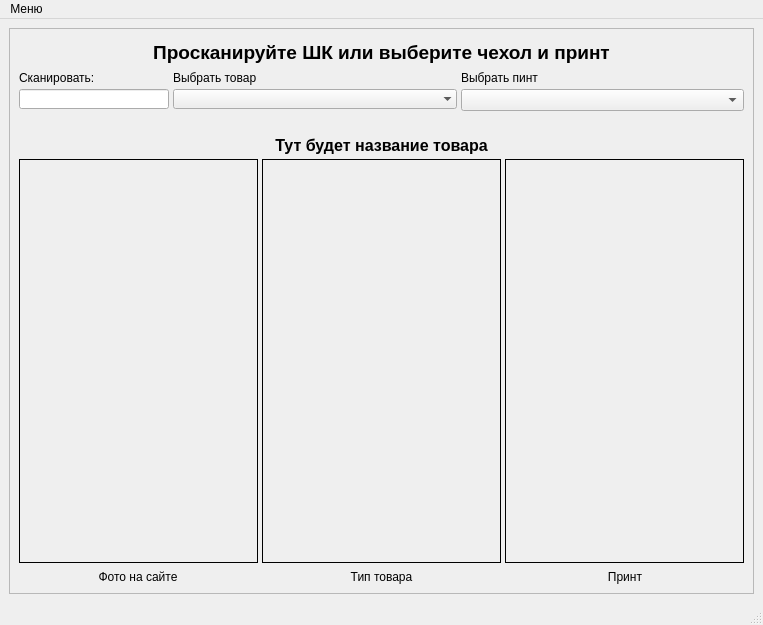
<?xml version="1.0" encoding="UTF-8"?>
<ui version="4.0">
 <class>MainWindowShowStuff</class>
 <widget class="QMainWindow" name="MainWindowShowStuff">
  <property name="geometry">
   <rect>
    <x>0</x>
    <y>0</y>
    <width>763</width>
    <height>625</height>
   </rect>
  </property>
  <property name="minimumSize">
   <size>
    <width>700</width>
    <height>450</height>
   </size>
  </property>
  <property name="windowTitle">
   <string>Просмотр товаров</string>
  </property>
  <widget class="QWidget" name="centralwidget">
   <property name="sizePolicy">
    <sizepolicy hsizetype="Preferred" vsizetype="Preferred">
     <horstretch>0</horstretch>
     <verstretch>0</verstretch>
    </sizepolicy>
   </property>
   <property name="minimumSize">
    <size>
     <width>0</width>
     <height>0</height>
    </size>
   </property>
   <property name="styleSheet">
    <string notr="true"/>
   </property>
   <layout class="QGridLayout" name="gridLayout">
    <property name="sizeConstraint">
     <enum>QLayout::SetMinimumSize</enum>
    </property>
    <property name="leftMargin">
     <number>9</number>
    </property>
    <item row="0" column="0" rowspan="2">
     <widget class="QFrame" name="frameMain">
      <property name="frameShape">
       <enum>QFrame::StyledPanel</enum>
      </property>
      <property name="frameShadow">
       <enum>QFrame::Raised</enum>
      </property>
      <layout class="QGridLayout" name="gridLayout_2">
       <item row="0" column="0">
        <layout class="QVBoxLayout" name="verticalLayout">
         <property name="spacing">
          <number>4</number>
         </property>
         <property name="sizeConstraint">
          <enum>QLayout::SetFixedSize</enum>
         </property>
         <property name="leftMargin">
          <number>0</number>
         </property>
         <property name="topMargin">
          <number>0</number>
         </property>
         <property name="rightMargin">
          <number>0</number>
         </property>
         <item>
          <widget class="QLabel" name="labelTitle">
           <property name="maximumSize">
            <size>
             <width>16777215</width>
             <height>28</height>
            </size>
           </property>
           <property name="font">
            <font>
             <pointsize>14</pointsize>
             <bold>true</bold>
            </font>
           </property>
           <property name="frameShape">
            <enum>QFrame::NoFrame</enum>
           </property>
           <property name="text">
            <string>Просканируйте ШК или выберите чехол и принт</string>
           </property>
           <property name="alignment">
            <set>Qt::AlignCenter</set>
           </property>
          </widget>
         </item>
         <item>
          <layout class="QHBoxLayout" name="horizontalLayout">
           <property name="sizeConstraint">
            <enum>QLayout::SetFixedSize</enum>
           </property>
           <item>
            <layout class="QVBoxLayout" name="verticalLayout_5">
             <property name="sizeConstraint">
              <enum>QLayout::SetFixedSize</enum>
             </property>
             <item>
              <widget class="QLabel" name="labelScan">
               <property name="sizePolicy">
                <sizepolicy hsizetype="Fixed" vsizetype="Fixed">
                 <horstretch>0</horstretch>
                 <verstretch>0</verstretch>
                </sizepolicy>
               </property>
               <property name="minimumSize">
                <size>
                 <width>0</width>
                 <height>15</height>
                </size>
               </property>
               <property name="maximumSize">
                <size>
                 <width>80</width>
                 <height>15</height>
                </size>
               </property>
               <property name="font">
                <font/>
               </property>
               <property name="text">
                <string>Сканировать:</string>
               </property>
              </widget>
             </item>
             <item>
              <widget class="QLineEdit" name="lineEditScan">
               <property name="sizePolicy">
                <sizepolicy hsizetype="Fixed" vsizetype="Fixed">
                 <horstretch>0</horstretch>
                 <verstretch>0</verstretch>
                </sizepolicy>
               </property>
               <property name="minimumSize">
                <size>
                 <width>150</width>
                 <height>20</height>
                </size>
               </property>
               <property name="maximumSize">
                <size>
                 <width>150</width>
                 <height>20</height>
                </size>
               </property>
               <property name="layoutDirection">
                <enum>Qt::LeftToRight</enum>
               </property>
               <property name="frame">
                <bool>true</bool>
               </property>
               <property name="alignment">
                <set>Qt::AlignLeading|Qt::AlignLeft|Qt::AlignVCenter</set>
               </property>
              </widget>
             </item>
            </layout>
           </item>
           <item>
            <layout class="QVBoxLayout" name="verticalLayout_6">
             <property name="sizeConstraint">
              <enum>QLayout::SetFixedSize</enum>
             </property>
             <property name="leftMargin">
              <number>0</number>
             </property>
             <property name="topMargin">
              <number>0</number>
             </property>
             <item>
              <widget class="QLabel" name="labelChooseStuff">
               <property name="maximumSize">
                <size>
                 <width>16777215</width>
                 <height>15</height>
                </size>
               </property>
               <property name="font">
                <font/>
               </property>
               <property name="text">
                <string>Выбрать товар</string>
               </property>
              </widget>
             </item>
             <item>
              <widget class="QComboBox" name="comboBoxChooseStuff">
               <property name="frame">
                <bool>false</bool>
               </property>
              </widget>
             </item>
            </layout>
           </item>
           <item>
            <layout class="QVBoxLayout" name="verticalLayout_7">
             <property name="sizeConstraint">
              <enum>QLayout::SetFixedSize</enum>
             </property>
             <item>
              <widget class="QLabel" name="labelChoosePrint">
               <property name="maximumSize">
                <size>
                 <width>16777215</width>
                 <height>15</height>
                </size>
               </property>
               <property name="font">
                <font/>
               </property>
               <property name="text">
                <string>Выбрать пинт</string>
               </property>
              </widget>
             </item>
             <item>
              <widget class="QComboBox" name="comboBoxShoosePrint"/>
             </item>
            </layout>
           </item>
          </layout>
         </item>
         <item>
          <spacer name="verticalSpacer">
           <property name="orientation">
            <enum>Qt::Vertical</enum>
           </property>
           <property name="sizeType">
            <enum>QSizePolicy::Fixed</enum>
           </property>
           <property name="sizeHint" stdset="0">
            <size>
             <width>34</width>
             <height>20</height>
            </size>
           </property>
          </spacer>
         </item>
         <item>
          <widget class="QLabel" name="labelStuffName">
           <property name="sizePolicy">
            <sizepolicy hsizetype="Preferred" vsizetype="Fixed">
             <horstretch>0</horstretch>
             <verstretch>0</verstretch>
            </sizepolicy>
           </property>
           <property name="minimumSize">
            <size>
             <width>0</width>
             <height>15</height>
            </size>
           </property>
           <property name="maximumSize">
            <size>
             <width>16777215</width>
             <height>20</height>
            </size>
           </property>
           <property name="baseSize">
            <size>
             <width>10000</width>
             <height>15</height>
            </size>
           </property>
           <property name="font">
            <font>
             <pointsize>12</pointsize>
             <bold>true</bold>
            </font>
           </property>
           <property name="layoutDirection">
            <enum>Qt::LeftToRight</enum>
           </property>
           <property name="text">
            <string>Тут будет название товара</string>
           </property>
           <property name="alignment">
            <set>Qt::AlignCenter</set>
           </property>
          </widget>
         </item>
         <item>
          <layout class="QHBoxLayout" name="horizontalLayout_4">
           <property name="sizeConstraint">
            <enum>QLayout::SetFixedSize</enum>
           </property>
           <item>
            <widget class="QLabel" name="labelImageFromWB">
             <property name="sizePolicy">
              <sizepolicy hsizetype="Ignored" vsizetype="Preferred">
               <horstretch>0</horstretch>
               <verstretch>0</verstretch>
              </sizepolicy>
             </property>
             <property name="minimumSize">
              <size>
               <width>0</width>
               <height>100</height>
              </size>
             </property>
             <property name="maximumSize">
              <size>
               <width>16777215</width>
               <height>1000</height>
              </size>
             </property>
             <property name="autoFillBackground">
              <bool>false</bool>
             </property>
             <property name="styleSheet">
              <string notr="true">background-color: &quot;white&quot;</string>
             </property>
             <property name="frameShape">
              <enum>QFrame::Box</enum>
             </property>
             <property name="text">
              <string/>
             </property>
             <property name="alignment">
              <set>Qt::AlignCenter</set>
             </property>
            </widget>
           </item>
           <item>
            <widget class="QLabel" name="labelImageStuff">
             <property name="sizePolicy">
              <sizepolicy hsizetype="Ignored" vsizetype="Preferred">
               <horstretch>0</horstretch>
               <verstretch>0</verstretch>
              </sizepolicy>
             </property>
             <property name="minimumSize">
              <size>
               <width>0</width>
               <height>100</height>
              </size>
             </property>
             <property name="maximumSize">
              <size>
               <width>16777215</width>
               <height>1000</height>
              </size>
             </property>
             <property name="autoFillBackground">
              <bool>false</bool>
             </property>
             <property name="styleSheet">
              <string notr="true">background-color: &quot;white&quot;</string>
             </property>
             <property name="frameShape">
              <enum>QFrame::Box</enum>
             </property>
             <property name="text">
              <string/>
             </property>
             <property name="alignment">
              <set>Qt::AlignCenter</set>
             </property>
            </widget>
           </item>
           <item>
            <widget class="QLabel" name="labelImagePrint">
             <property name="sizePolicy">
              <sizepolicy hsizetype="Ignored" vsizetype="Preferred">
               <horstretch>0</horstretch>
               <verstretch>0</verstretch>
              </sizepolicy>
             </property>
             <property name="minimumSize">
              <size>
               <width>0</width>
               <height>100</height>
              </size>
             </property>
             <property name="maximumSize">
              <size>
               <width>16777215</width>
               <height>1000</height>
              </size>
             </property>
             <property name="autoFillBackground">
              <bool>false</bool>
             </property>
             <property name="styleSheet">
              <string notr="true">background-color: &quot;white&quot;</string>
             </property>
             <property name="frameShape">
              <enum>QFrame::Box</enum>
             </property>
             <property name="text">
              <string/>
             </property>
             <property name="alignment">
              <set>Qt::AlignCenter</set>
             </property>
            </widget>
           </item>
          </layout>
         </item>
        </layout>
       </item>
       <item row="1" column="0">
        <layout class="QHBoxLayout" name="horizontalLayout_2">
         <property name="sizeConstraint">
          <enum>QLayout::SetFixedSize</enum>
         </property>
         <item>
          <widget class="QLabel" name="labelImageFormWBTitle">
           <property name="sizePolicy">
            <sizepolicy hsizetype="Preferred" vsizetype="Fixed">
             <horstretch>0</horstretch>
             <verstretch>0</verstretch>
            </sizepolicy>
           </property>
           <property name="minimumSize">
            <size>
             <width>0</width>
             <height>15</height>
            </size>
           </property>
           <property name="maximumSize">
            <size>
             <width>16777215</width>
             <height>15</height>
            </size>
           </property>
           <property name="baseSize">
            <size>
             <width>0</width>
             <height>15</height>
            </size>
           </property>
           <property name="font">
            <font/>
           </property>
           <property name="text">
            <string>Фото на сайте</string>
           </property>
           <property name="alignment">
            <set>Qt::AlignCenter</set>
           </property>
          </widget>
         </item>
         <item>
          <widget class="QLabel" name="labelTypeStuffTitle">
           <property name="sizePolicy">
            <sizepolicy hsizetype="Preferred" vsizetype="Fixed">
             <horstretch>0</horstretch>
             <verstretch>0</verstretch>
            </sizepolicy>
           </property>
           <property name="minimumSize">
            <size>
             <width>0</width>
             <height>15</height>
            </size>
           </property>
           <property name="maximumSize">
            <size>
             <width>16777215</width>
             <height>15</height>
            </size>
           </property>
           <property name="baseSize">
            <size>
             <width>0</width>
             <height>15</height>
            </size>
           </property>
           <property name="font">
            <font/>
           </property>
           <property name="text">
            <string>Тип товара</string>
           </property>
           <property name="alignment">
            <set>Qt::AlignCenter</set>
           </property>
          </widget>
         </item>
         <item>
          <widget class="QLabel" name="labelPrintTitle">
           <property name="sizePolicy">
            <sizepolicy hsizetype="Preferred" vsizetype="Fixed">
             <horstretch>0</horstretch>
             <verstretch>0</verstretch>
            </sizepolicy>
           </property>
           <property name="minimumSize">
            <size>
             <width>0</width>
             <height>15</height>
            </size>
           </property>
           <property name="maximumSize">
            <size>
             <width>16777215</width>
             <height>15</height>
            </size>
           </property>
           <property name="baseSize">
            <size>
             <width>0</width>
             <height>15</height>
            </size>
           </property>
           <property name="font">
            <font/>
           </property>
           <property name="text">
            <string>Принт</string>
           </property>
           <property name="alignment">
            <set>Qt::AlignCenter</set>
           </property>
          </widget>
         </item>
        </layout>
       </item>
      </layout>
     </widget>
    </item>
   </layout>
  </widget>
  <widget class="QMenuBar" name="menubar">
   <property name="geometry">
    <rect>
     <x>0</x>
     <y>0</y>
     <width>763</width>
     <height>22</height>
    </rect>
   </property>
   <widget class="QMenu" name="menu">
    <property name="title">
     <string>Меню</string>
    </property>
    <addaction name="actionUpdatePrintPkl"/>
    <addaction name="actionUpdateUrlsList"/>
   </widget>
   <addaction name="menu"/>
  </widget>
  <widget class="QStatusBar" name="statusbar"/>
  <action name="actionUpdatePrintPkl">
   <property name="text">
    <string>Принудительно обновить базу принтов</string>
   </property>
  </action>
  <action name="actionUpdateUrlsList">
   <property name="text">
    <string>Обновить базу ссылок на изображения</string>
   </property>
  </action>
 </widget>
 <resources/>
 <connections/>
</ui>
